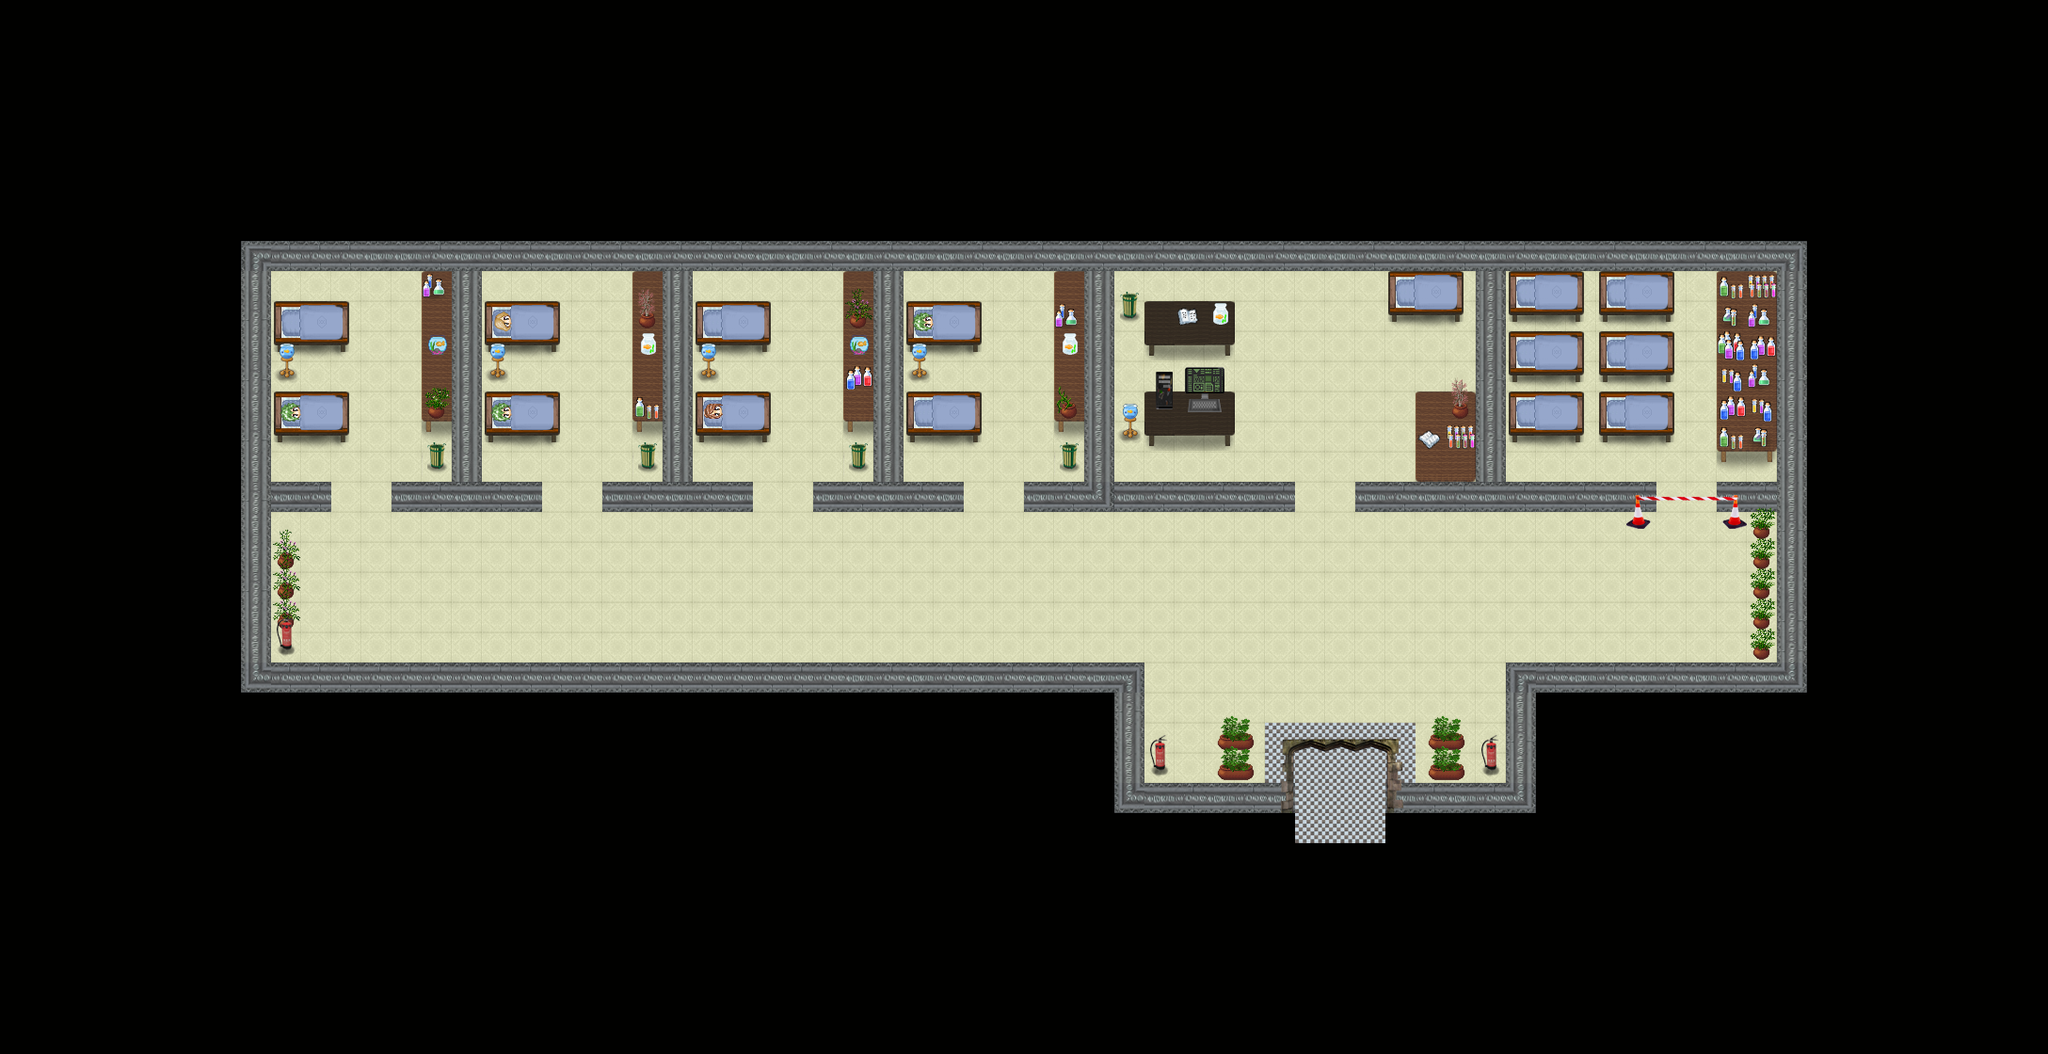

This is a level from a 2D game, rendered from its Tiled map with the project's own tilesets. A one-line summary and the map file follow, with tile-layer data summarised:
An orthogonal 68x35 tile map with 32x32 px tiles, 3 tile layers (Ground, Fringe, Top), 2 hidden layers not drawn, 9 tilesets.

<map version="1.0" orientation="orthogonal" width="68" height="35" tilewidth="32" tileheight="32">
 <tileset firstgid="1" name="siyah" tilewidth="32" tileheight="32">
  <image source="../graphics/tiles/elektroadd/siyah.png" />
 </tileset>
 <tileset firstgid="2" name="duvar" tilewidth="32" tileheight="32">
  <image source="../graphics/tiles/elektroadd/hastehane.png" />
 </tileset>
 <tileset firstgid="86" name="Untitled" tilewidth="32" tileheight="32">
  <image source="../graphics/tiles/elektroadd/muze.png" />
 </tileset>
 <tileset firstgid="170" name="kaplama" tilewidth="32" tileheight="32">
  <image source="../graphics/tiles/elektroadd/kaplamalar.png" />
 </tileset>
 <tileset firstgid="188" name="collosion" tilewidth="32" tileheight="32">
  <image source="../graphics/tiles/elektroadd/collision.png" />
 </tileset>
 <tileset firstgid="190" name="yataklar" tilewidth="32" tileheight="32">
  <image source="../graphics/tiles/elektroadd/malzemeler3.png" />
 </tileset>
 <tileset firstgid="298" name="masalar" tilewidth="32" tileheight="32">
  <image source="../graphics/tiles/elektroadd/malzemeler.png" />
 </tileset>
 <tileset firstgid="398" name="cicekler" tilewidth="32" tileheight="32">
  <image source="../graphics/tiles/Pots_x2.png" />
 </tileset>
 <tileset firstgid="430" name="masaustumalzeme" tilewidth="32" tileheight="32">
  <image source="../graphics/tiles/elektroadd/malzemeler2.png" />
 </tileset>
 <layer name="Ground" width="68" height="35">
  <data>[2380 cells, 2380 non-empty, 11 distinct tile ids]</data>
 </layer>
 <layer name="Fringe" width="68" height="35">
  <data>[2380 cells, 177 non-empty, 32 distinct tile ids]</data>
 </layer>
 <layer name="Top" width="68" height="35">
  <data>[2380 cells, 82 non-empty, 40 distinct tile ids]</data>
 </layer>
 <layer name="Collision" width="68" height="35" visible="0">
  <data>[2380 cells, 1905 non-empty, 1 distinct tile ids]</data>
 </layer>
 <layer name="Objects" width="68" height="35" visible="0">
  <data>[2380 cells, 0 non-empty, 0 distinct tile ids]</data>
 </layer>
</map>
